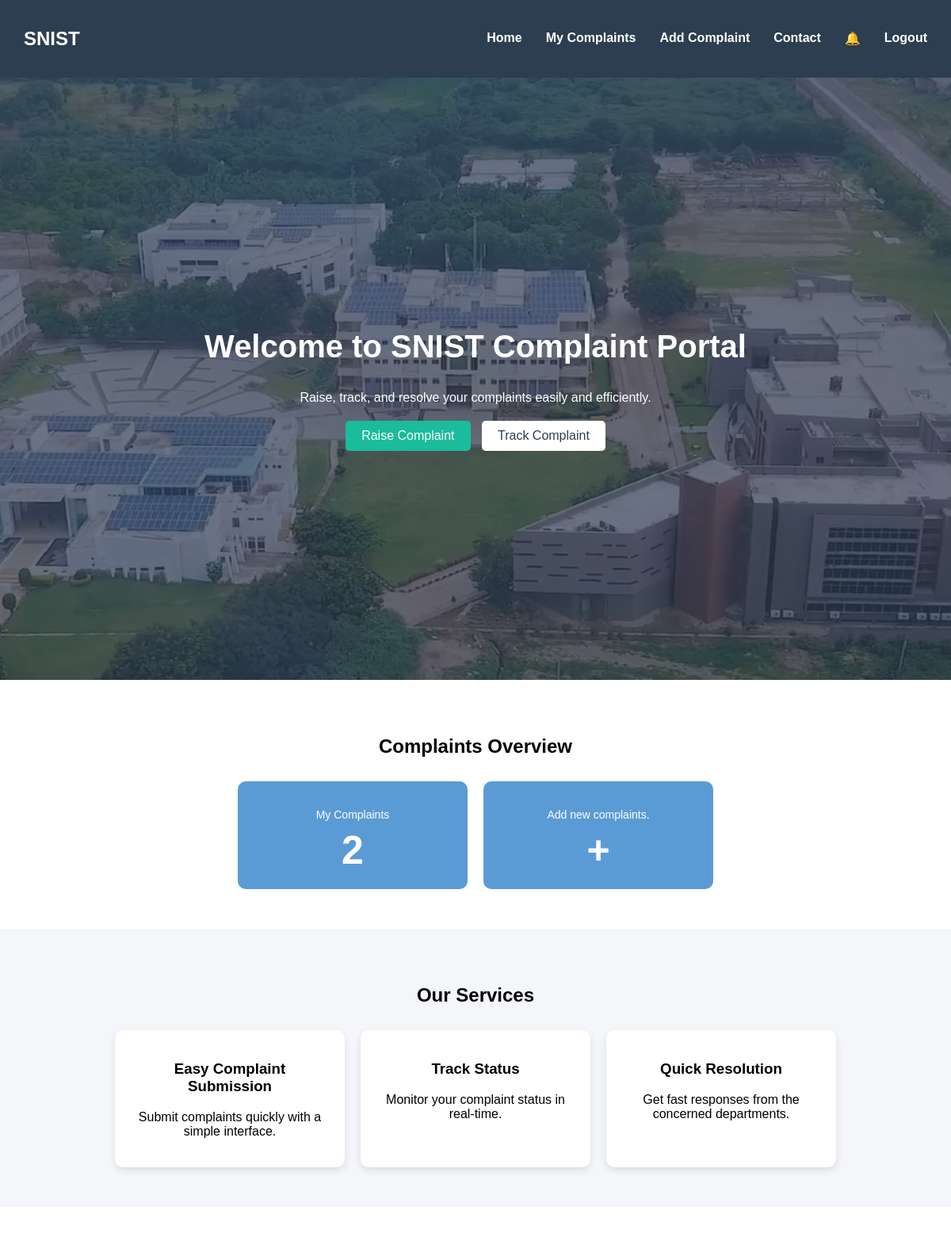
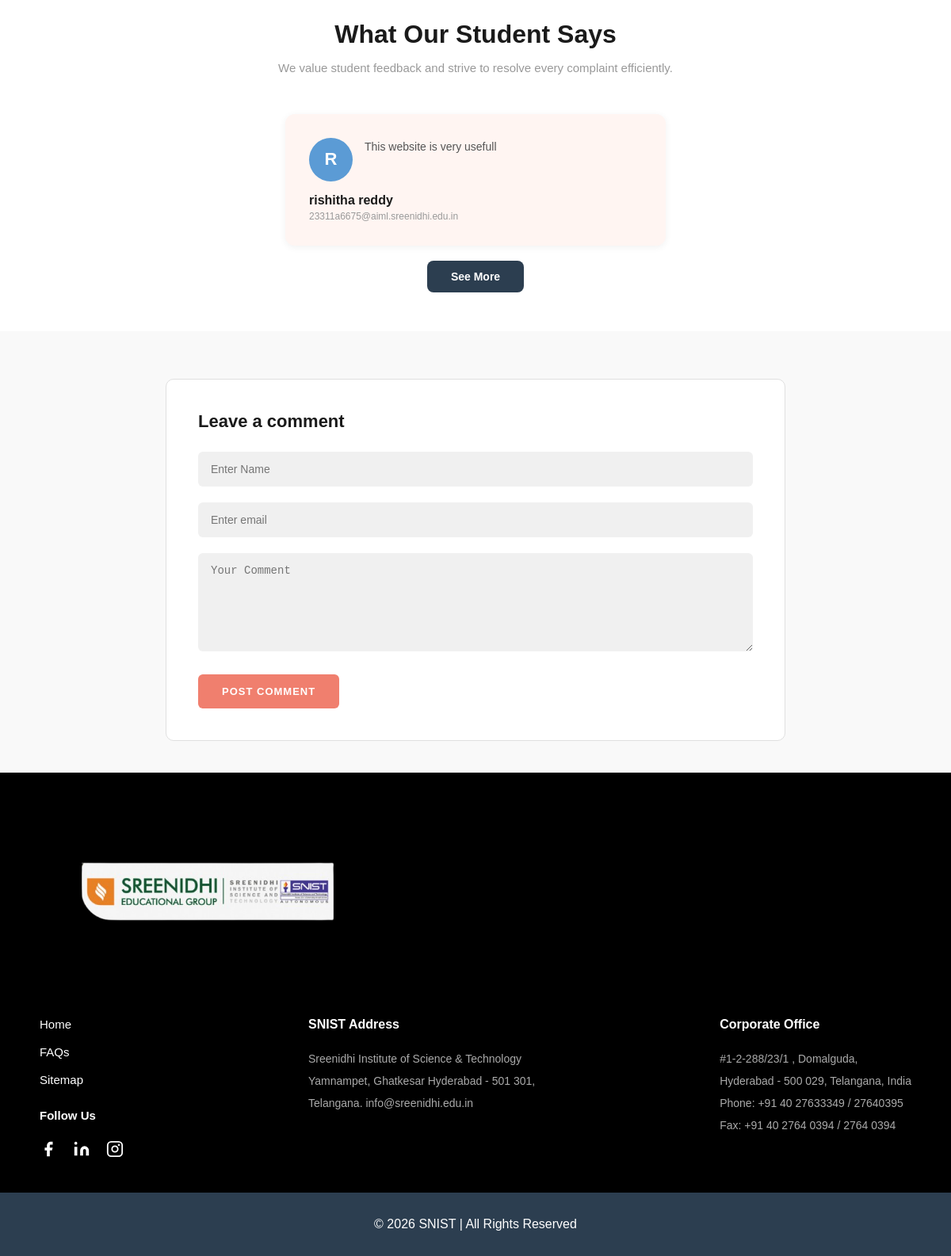
The app's page /student_dashboard (signed in) with its own data (2 pictures, top to bottom).
### tables this page shows
CREATE TABLE feedback (
        id INTEGER PRIMARY KEY AUTOINCREMENT,
        name TEXT,
        email TEXT,
        comment TEXT,
        date TEXT);

### app.py (the view)
@app.route('/student_dashboard')
def student_dashboard():
    if 'user_id' not in session:
        return redirect('/login')
    conn = sqlite3.connect('database.db', timeout=10)
    c = conn.cursor()
    c.execute("SELECT COUNT(*) FROM complaints WHERE user_id=?", (session['user_id'],))
    my_count = c.fetchone()[0]
    c.execute("SELECT * FROM feedback ORDER BY id DESC LIMIT 2")
    feedbacks = c.fetchall()
    c.execute("""SELECT * FROM notifications
                 WHERE user_id=? AND is_read=0 AND type='status_update'
                 ORDER BY id DESC""", (session['user_id'],))
    notifications = c.fetchall()
    notif_count = len(notifications)
    conn.close()
    return render_template('student_dashboard.html',
                           my_count=my_count,
                           feedbacks=feedbacks,
                           feedback_success=False,
                           notifications=notifications,
                           notif_count=notif_count)

### templates/student_dashboard.html (shortened to what this page needs)
<!DOCTYPE html>
<html lang="en">
<head>
  <link rel="stylesheet" href="/static/student_dashboardstyle.css">
</head>
<body>
  <header class="navbar">
  <h2>SNIST</h2>
  <nav>
    <a href="/student_dashboard">Home</a>
    <a href="/my_complaints">My Complaints</a>
    <a href="/add_complaint">Add Complaint</a>
    <a href="#footer">Contact</a>
    <a href="/student_notifications" style="position: relative; margin-left: 20px;">
      🔔
    </a>
    <a href="/logout">Logout</a>
  </nav>
</header>
  <section class="hero">
    <div class="hero-content">
      <h1>Welcome to SNIST Complaint Portal</h1>
      <p>Raise, track, and resolve your complaints easily and efficiently.</p>
      <div class="buttons">
        <a href="/add_complaint" class="btn primary">Raise Complaint</a>
        <a href="/my_complaints" class="btn secondary">Track Complaint</a>
      </div>
    </div>
  </section>
  <section class="Complaints">
    <h2>Complaints Overview</h2>
    <div class="feature-box">
      <a href="/my_complaints" style="text-decoration: none;">
        <div class="card hover-card">
          <p>My Complaints</p>
          <h1>{{ my_count }}</h1>
        </div>
      </a>
      <a href="/add_complaint" style="text-decoration: none;">
        <div class="card hover-card">
          <p>Add new complaints.</p>
          <h1>+</h1>
        </div>
      </a>
    </div>
  </section>
  <section class="features">
    <h2>Our Services</h2>
    <div class="feature-box">
      <div class="card">
        <h3>Easy Complaint Submission</h3>
        <p>Submit complaints quickly with a simple interface.</p>
      </div>
      <div class="card">
        <h3>Track Status</h3>
        <p>Monitor your complaint status in real-time.</p>
      </div>
      <div class="card">
        <h3>Quick Resolution</h3>
        <p>Get fast responses from the concerned departments.</p>
      </div>
    </div>
  </section>
<section style="padding: 60px; text-align: center; background: #ffffff;">
  <h2 style="font-size: 32px; font-weight: bold; color: #1a1a1a; margin-bottom: 10px;">What Our Student Says</h2>
  <p style="font-size: 15px; color: #999; margin-bottom: 50px;">We value student feedback and strive to resolve every complaint efficiently.</p>
  <div style="display: flex; justify-content: center; gap: 30px; flex-wrap: wrap;">
    {% if feedbacks %}
      {% for f in feedbacks %}
      <div style="background: #fff5f2; border-radius: 12px; padding: 30px; width: 420px; text-align: left; box-shadow: 0 2px 10px rgba(0,0,0,0.06);">
        <div style="display: flex; flex-direction: row; gap: 15px; align-items: flex-start; margin-bottom: 15px;">
          <div style="width: 55px; height: 55px; border-radius: 50%; background: #5b9bd5; flex-shrink: 0; display: flex; align-items: center; justify-content: center; font-size: 22px; color: white; font-weight: bold;">
            {{ f[1][0]|upper }}
          </div>
          <p style="font-size: 14px; color: #555; line-height: 1.7; margin: 0;">{{ f[3] }}</p>
        </div>
        <h4 style="font-size: 16px; font-weight: bold; color: #1a1a1a; margin: 0 0 4px 0;">{{ f[1] }}</h4>
        <p style="font-size: 12px; color: #999; margin: 0;">{{ f[2] }}</p>
      </div>
      {% endfor %}
    {% else %}
      <p style="color: #888;">No feedback submitted yet. Be the first to comment!</p>
    {% endif %}
  </div>
  {% if feedbacks %}
  <div style="margin-top: 30px;">
    <a href="/all_student_feedbacks"
       style="padding: 12px 30px; background: #2c3e50; color: white; text-decoration: none; border-radius: 8px; font-weight: bold; font-size: 14px;">
      See More
    </a>
  </div>
  {% endif %}
</section>
<section style="padding: 60px 20px; background: #f9f9f9; display: flex; justify-content: center;">
  <div style="background: #ffffff; border: 1px solid #e0e0e0; border-radius: 10px; padding: 40px; width: 100%; max-width: 700px;">
    <h3 style="font-size: 22px; font-weight: bold; color: #1a1a1a; margin: 0 0 25px 0;">Leave a comment</h3>
    <form method="POST" action="/submit_feedback">
      <input type="text" name="name" placeholder="Enter Name" required
        style="width: 100%; padding: 14px 16px; margin-bottom: 20px; background: #f0f0f0; border: none; border-radius: 6px; font-size: 14px; color: #333; box-sizing: border-box; outline: none;">
      <input type="email" name="email" placeholder="Enter email" required
        style="width: 100%; padding: 14px 16px; margin-bottom: 20px; background: #f0f0f0; border: none; border-radius: 6px; font-size: 14px; color: #333; box-sizing: border-box; outline: none;">
      <textarea name="comment" placeholder="Your Comment" rows="6" required
        style="width: 100%; padding: 14px 16px; margin-bottom: 25px; background: #f0f0f0; border: none; border-radius: 6px; font-size: 14px; color: #333; box-sizing: border-box; outline: none; resize: vertical;"></textarea>
      <button type="submit"
        style="padding: 14px 30px; background: #f07f6e; color: white; border: none; border-radius: 6px; font-size: 13px; font-weight: bold; letter-spacing: 1px; cursor: pointer; text-transform: uppercase;"
        onmouseover="this.style.opacity='0.85'" onmouseout="this.style.opacity='1'">
        POST COMMENT
      </button>
    </form>
  </div>
</section>
  <footer id="footer" style="background: #000000; padding: 0px 50px 40px 50px; margin-top: -20px;">
    <div style="margin-bottom: 5px;">
      <img src="/static/logo.png" alt="SNIST Logo" style="height: 300px; border-radius: 6px; object-fit: cover;">
    </div>
    <div style="display: flex; justify-content: space-between; flex-wrap: wrap; gap: 40px;">
      <div style="display: flex; flex-direction: column; gap: 18px;">
        <a href="/" style="color: #ffffff; text-decoration: none; font-size: 15px; font-weight: 500;">Home</a>
        <a href="#" style="color: #ffffff; text-decoration: none; font-size: 15px; font-weight: 500;">FAQs</a>
        <a href="#" style="color: #ffffff; text-decoration: none; font-size: 15px; font-weight: 500;">Sitemap</a>
        <p style="color: #ffffff; font-size: 15px; font-weight: 600; margin: 10px 0 5px 0;">Follow Us</p>
        <div style="display: flex; gap: 20px; align-items: center;">
          <a href="#" style="color: #cccccc; text-decoration: none;">
            <svg xmlns="http://www.w3.org/2000/svg" width="22" height="22" fill="white" viewBox="0 0 24 24"><path d="M18 2h-3a5 5 0 0 0-5 5v3H7v4h3v8h4v-8h3l1-4h-4V7a1 1 0 0 1 1-1h3z"/></svg>
          </a>
          <a href="#" style="color: #cccccc; text-decoration: none;">
            <svg xmlns="http://www.w3.org/2000/svg" width="22" height="22" fill="white" viewBox="0 0 24 24"><path d="M16 8a6 6 0 0 1 6 6v7h-4v-7a2 2 0 0 0-2-2 2 2 0 0 0-2 2v7h-4v-7a6 6 0 0 1 6-6z"/><rect x="2" y="9" width="4" height="12"/><circle cx="4" cy="4" r="2"/></svg>
          </a>
          <a href="#" style="color: #cccccc; text-decoration: none;">
            <svg xmlns="http://www.w3.org/2000/svg" width="22" height="22" fill="none" stroke="white" stroke-width="2" stroke-linecap="round" stroke-linejoin="round" viewBox="0 0 24 24"><rect x="2" y="2" width="20" height="20" rx="5" ry="5"/><circle cx="12" cy="12" r="4"/><circle cx="17.5" cy="6.5" r="0.5" fill="white"/></svg>
          </a>
        </div>
      </div>
      <div>
        <p style="color: #ffffff; font-size: 16px; font-weight: 600; margin: 0 0 20px 0;">SNIST Address</p>
        <p style="color: #aaaaaa; font-size: 14px; line-height: 2; margin: 0;">
          Sreenidhi Institute of Science & Technology<br>
          Yamnampet, Ghatkesar Hyderabad - 501 301,<br>
          Telangana. info@sreenidhi.edu.in
        </p>
      </div>
      <div>
        <p style="color: #ffffff; font-size: 16px; font-weight: 600; margin: 0 0 20px 0;">Corporate Office</p>
        <p style="color: #aaaaaa; font-size: 14px; line-height: 2; margin: 0;">
          #1-2-288/23/1 , Domalguda,<br>
          Hyderabad - 500 029, Telangana, India<br>
          Phone: +91 40 27633349 / 27640395<br>
          Fax: +91 40 2764 0394 / 2764 0394
        </p>
      </div>
    </div>
  </footer>
  <footer class="footer">
    <p>© 2026 SNIST | All Rights Reserved</p>
  </footer>
</body>
</html>

### static/student_dashboardstyle.css (style rules this page uses)
body { margin: 0; font-family: Arial, sans-serif; }
.navbar { display: flex; justify-content: space-between; align-items: center; background: #2c3e50; color: white; padding: 15px 30px; flex-wrap: wrap; gap: 10px; }
.navbar nav { display: flex; flex-wrap: wrap; gap: 10px; }
.navbar nav a { color: white; margin-left: 20px; text-decoration: none; font-weight: bold; }
.hero { height: 90vh; background: linear-gradient(rgba(44,62,80,0.7), rgba(44,62,80,0.7)), url('/static/sreenidhi.jpeg'); background-size: cover; background-position: center; display: flex; align-items: center; justify-content: center; text-align: center; color: white; padding: 20px; }
.hero h1 { font-size: 40px; }
.hero p { margin: 15px 0; }
.btn { padding: 10px 20px; border-radius: 5px; text-decoration: none; margin: 5px; display: inline-block; }
.primary { background: #1abc9c; color: white; }
.secondary { background: white; color: #2c3e50; }
.Complaints { padding: 50px 20px; text-align: center; }
.feature-box { display: flex; justify-content: center; gap: 20px; margin-top: 30px; flex-wrap: wrap; }
.card { padding: 20px; width: 250px; border-radius: 10px; color: white; transition: all 0.3s ease; }
.Complaints .card:nth-child(1) { background: #5b9bd5; }
.Complaints .card p { font-size: 14px; margin-bottom: 8px; }
.Complaints .card h1 { font-size: 50px; margin: 0; }
.hover-card { cursor: pointer; }
.features { padding: 50px 20px; text-align: center; background: #f4f6f9; }
.features .card { background: white; color: black; box-shadow: 0 4px 10px rgba(0,0,0,0.1); }
.footer { background: #2c3e50; color: white; text-align: center; padding: 15px; }
html { scroll-behavior: smooth; }

### records on screen
feedback: name "R", comment "This website is very usefull", name "rishitha reddy", email "23311a6675@aiml.sreenidhi.edu.in"

### other values on screen
{{ my_count }} "2"
